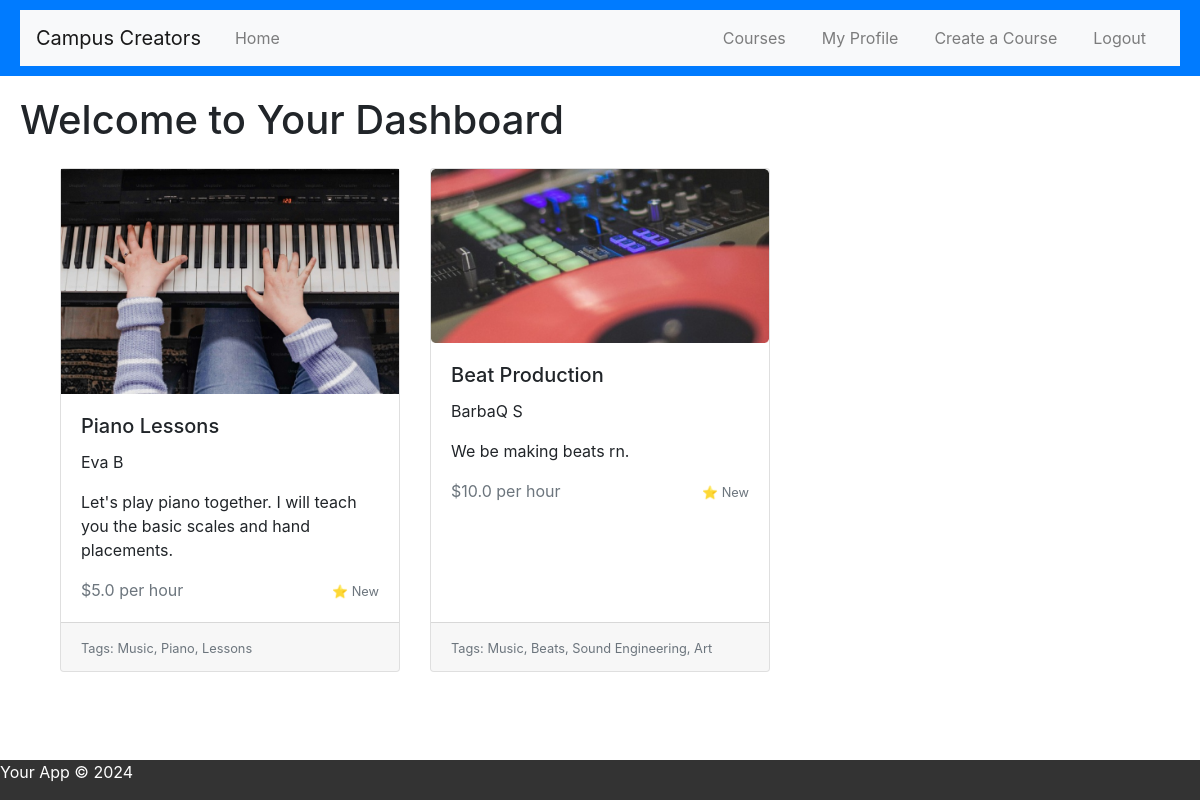
The page /dashboard (signed in) on the database its author committed.
### app.py (models this page shows)
class Course(db.Model):
    id = db.Column(db.Integer, primary_key=True)
    title = db.Column(db.String(100), nullable=False)
    description = db.Column(db.Text, nullable=False)
    price_per_hour = db.Column(db.Float, nullable=False)
    image_url = db.Column(db.String(255))  # Assuming images are hosted elsewhere and accessed via URL
    category_tags = db.Column(db.String(255))  # Could be a comma-separated list or a relationship to another table
    rating = db.Column(db.Float)  # Average rating, possibly updated via a separate ratings model or table
    created_at = db.Column(db.DateTime, default=datetime.utcnow)
    user_id = db.Column(db.Integer, db.ForeignKey('user.id'), nullable=False)  # Linking a course to a user
    creator = relationship('User', backref='courses')  # Establishing a bidirectional relationship with the User model

class User(db.Model):
    id = db.Column(db.Integer, primary_key=True)
    username = db.Column(db.String(80), unique=True, nullable=False)
    password = db.Column(db.String(80), nullable=False)

### app.py (the view)
@app.route('/dashboard')
def dashboard():
    if 'user_id' not in session:
        return redirect(url_for('login'))
    courses = Course.query.all()
    return render_template('dashboard.html', courses=courses)

### templates/dashboard.html (shortened to what this page needs)
{% extends "base.html" %}
{% block content %}
    <h1>Welcome to Your Dashboard</h1>
<link rel="stylesheet" href="https://stackpath.bootstrapcdn.com/bootstrap/4.3.1/css/bootstrap.min.css">
<div class="container mt-4">
   <div class="container mt-4">
    <div class="row">
        {% for course in courses %}
        <a href="{{ url_for('course_details', course_id=course.id) }}" class="card-link">
        <div class="col-md-4 mb-4">
            <div class="card">
                <img src="{{ url_for('static', filename=course.image_url) }}" alt="{{ course.title }}">
                <div class="card-body">
                    <h5 class="card-title">{{ course.title }}</h5>
                    <p class="card-text">{{ course.creator.username }}</p>
                    <p class="card-text">{{ course.description }}</p>
                    <div class="d-flex justify-content-between align-items-center">
                        <span class="text-muted">${{ course.price_per_hour }} per hour</span>
                        <div>
                            <small class="text-muted">⭐️ {{ course.rating or 'New' }}</small>
                        </div>
                    </div>
                </div>
                <div class="card-footer">
                    <small class="text-muted">Tags: {{ course.category_tags }}</small>
                </div>
            </div>
        </a>
        </div>
        {% endfor %}
    </div>
 {% endblock %}

### static/css/style.css (style rules this page uses)
body { font-family: Arial, sans-serif; margin: 0; padding: 0; display: flex; flex-direction: column; min-height: 100vh; }
.card { display: flex; flex-direction: column; height: 100%; }
.card-body { flex: 1 0 auto; }
.card-footer { flex-shrink: 0; }
.row { display: flex; flex-wrap: wrap; }
.card-link { text-decoration: none; color: inherit; }

### rows shown on the page
Course: image_url (picture), title "Piano Lessons", creator.username "Eva B", description "Let's play piano together. I will teach you the basic scales and hand placements.", price_per_hour "5.0", rating "New", category_tags "Music, Piano, Lessons"
Course: image_url (picture), title "Beat Production", creator.username "BarbaQ S", description "We be making beats rn.", price_per_hour "10.0", rating "New", category_tags "Music, Beats, Sound Engineering, Art"
